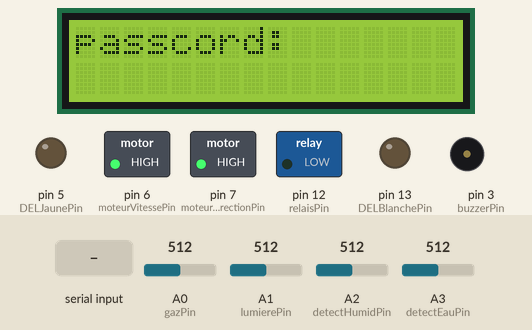
Simulated run of this sketch. Board: Arduino Uno, built with avr-gcc and run on an emulated ATmega328P. On the bench: 16×2 character LCD, switched loads named in the sketch (green lamp = pin HIGH), output pins drawn as LEDs (lit = HIGH), buzzer (waves = sounding, pin HIGH). Inputs (shaded band) come from the test bench; at power-on: A0 (gazPin) = 512, A1 (lumierePin) = 512, A2 (detectHumidPin) = 512, A3 (detectEauPin) = 512. What the sketch prints to the serial monitor is not drawn.

Above: at 1.2 s.
1.3 s: "a,45#" received over Serial
At 2.3 s:
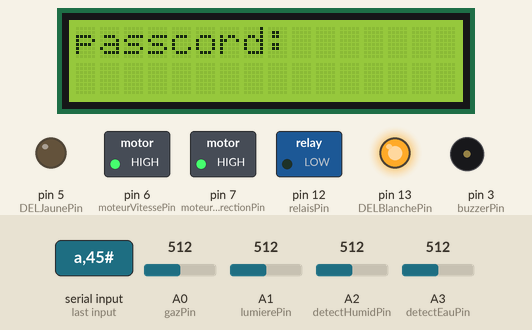
2.8 s: byte 99 ('c') received over Serial
At 3.3 s:
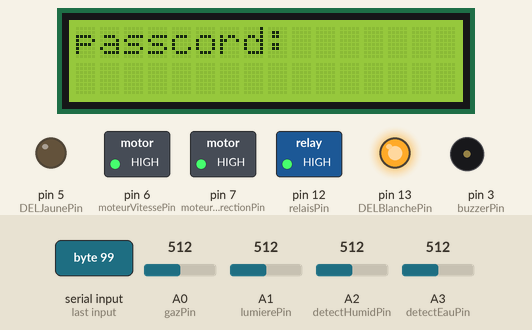
4.3 s: byte 98 ('b') received over Serial
At 5.5 s:
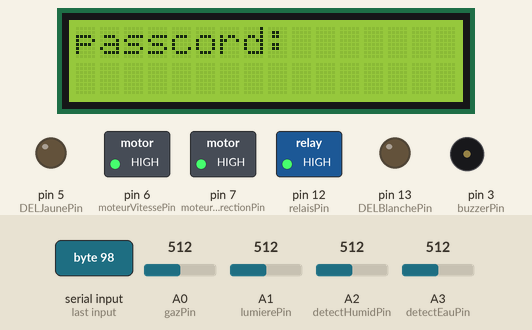
5.8 s: byte 112 ('p') received over Serial
At 7.0 s:
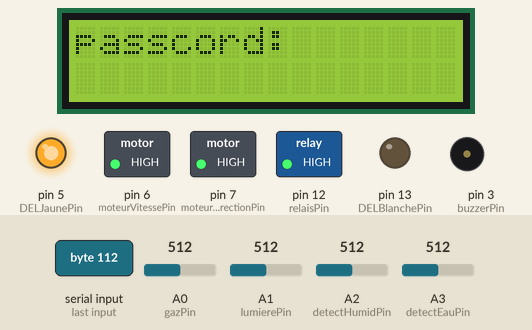
7.3 s: byte 100 ('d') received over Serial
At 7.8 s:
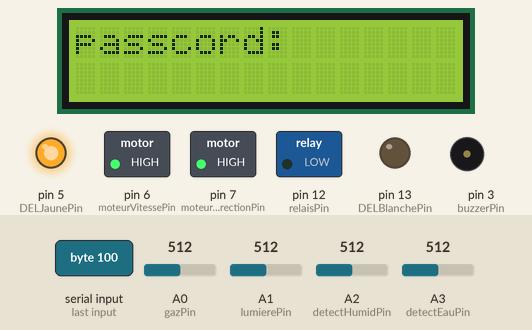
8.8 s: byte 97 ('a') received over Serial
At 10.1 s:
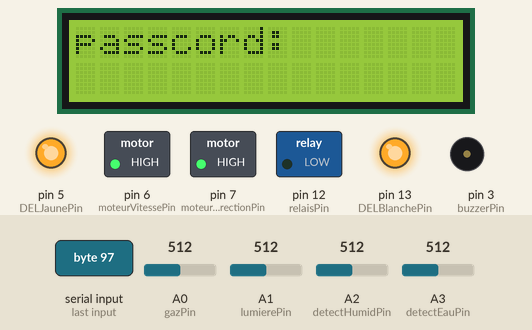
Timing chart, 0 to 11.3 s (numbered marks = the images above; inputs shaded):
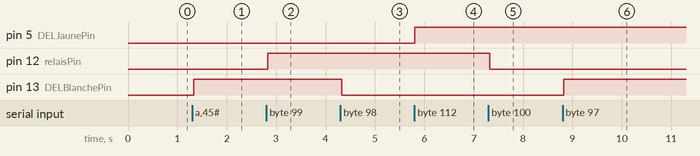

The sketch:

maison.ino
```cpp
/*

  Olivier Nadeau
  Gestion de la maison connectée

  29/08/2023 - Version 1
  05/09/2023 - Version 2
*/

// Librairies
//#include <Servo.h>
//#include <Wire.h>  Maintenant Inclu dans la librairie par defaut
#include <SoftwareSerial.h>
#include <LiquidCrystal_I2C.h>  // Necessaire pour détourbée les communications Bluetooth
// Adresse I2C de l'écran LCD est 0x27, affiche 16 charactères sur 2 ligne
LiquidCrystal_I2C mylcd(0x27, 16, 2);


// Definition des Pin ---
const int moteurDirectionPin = 7;
const int moteurVitessePin = 6;
const int boutonGauchePin = 4;
const int boutonDroitePin = 8;
const int detectMouvPin = 2;
const int buzzerPin = 3;
const int lumierePin = A1;     // Pin analogue ne lecture
const int DELBlanchePin = 13;  // DEL sur le paneau Arduino et la blanche à l'extérieur de la maison
const int detectEauPin = A3;
const int detectHumidPin = A2;  // Détecteur d'humidité dans le sol
const int gazPin = A0;
const int relaisPin = 12;   // Relais devant la maison
const int DELJaunePin = 5;  // DEL près du toit

// ---

// Definition des variables
bool gazBoul = false;
bool solBool = false;
bool boutonDroit;
bool boutonGauche;
const int gazMax = 300;
const int lumiereMax = 300;
const int eauMax = 800;
const int solHumidMax = 50;
const int solHumidMin = 10;

const int version = 2;

String buffer;
int btn1_num;
int btn2_num;
int button1;
int button2;
String fans_char;
int fans_val;
int flag;
int flag2;
int flag3;
int gas;
int infrar;
String led2;
int lumiere;
String pass;
String passwd;
int pluieBool = false;
String reception;
bool lumiereActManuel;

String servo1;
int servo1_angle;
String servo2;
int servo2_angle;

int sol;
int val;
int value_led2;
int eau;

int length;
int tonepin = 3;

// ---

const byte rxPin = 9;
const byte txPin = 10;
SoftwareSerial deuxiemePortSerie(rxPin, txPin);

void setup() {
  Serial.begin(9600);  // Initialiser la console
  Serial.println("Senseurs Maison Keyes Version " + version);
  deuxiemePortSerie.begin(9600);  // Initialiser le port série pour le Bluetooth ou une autre module en série

  mylcd.init();              // Initialiser le paneau LCD
  mylcd.backlight();         // Allumer la DEL du paneau LCD
  mylcd.setCursor(0, 0);     // En informatique, on commence à compter à 0
  mylcd.print("passcord:");  // Afficher sur le LCD "passcord:" sur la première ranger de la première colone

  // Definition des pines en mode sortie ---
  pinMode(moteurDirectionPin, OUTPUT);
  pinMode(moteurVitessePin, OUTPUT);
  digitalWrite(moteurDirectionPin, HIGH);
  digitalWrite(moteurVitessePin, HIGH);

  pinMode(boutonGauchePin, INPUT);
  pinMode(boutonDroitePin, INPUT);
  pinMode(detectMouvPin, INPUT);
  pinMode(buzzerPin, OUTPUT);
  pinMode(gazPin, INPUT);
  pinMode(lumierePin, INPUT);
  pinMode(DELBlanchePin, OUTPUT);
  pinMode(detectEauPin, INPUT);
  pinMode(detectHumidPin, INPUT);

  pinMode(relaisPin, OUTPUT);
  pinMode(DELJaunePin, OUTPUT);
  pinMode(buzzerPin, OUTPUT);

  // ---
}

void loop() {
  lireSenseurs();  // Pour toujours avoir l'état de la maison

  if (deuxiemePortSerie.available() > 0) {
    val = deuxiemePortSerie.read();
    reception = ("2iem port série : ");
  }
  if (Serial.available() > 0)  //serial reads the characters
  {
    val = Serial.read();  //set val to character read by serial    Serial.println(val);//output val character in new lines
    reception = ("Console : ");
  }
  switch (val) {
    case 'a':  // Allumer la DEL blanche
      Serial.println(reception + "DEL blanche allumée");
      digitalWrite(DELBlanchePin, HIGH);
      lumiereActManuel = true;
      break;
    case 'b':  // Éteindre la DEL blanche
      Serial.println(reception + "DEL blanche éteint");
      digitalWrite(DELBlanchePin, LOW);
      lumiereActManuel = false;
      break;
    case 'c':  // Allumer le relais
      Serial.println(reception + "Relais allumé");
      digitalWrite(relaisPin, HIGH);
      break;
    case 'd':  // Éteindre le relais
      Serial.println(reception + "Relais Éteint");
      digitalWrite(relaisPin, LOW);
      break;
    case 'e':
      //music1();
      break;
    case 'f':
      //music2();
      break;
    case 'g':
      //noTone(3);
      break;
    case 'h':  // Output la valeur de lumière
      if (reception = "2iem port série : ") {
        Serial.println(reception + "Valeur de la lumière");
        Serial.println(lumiere);  //output the value of variable light in new lines
      }
      delay(100);
      break;
    case 'i':  // Output la valeur du gas
      if (reception = "2iem port série : ") {
        Serial.println(reception + "Valeur du gas");
        Serial.println(gas);
      }
      delay(100);
      break;
    case 'j':  // Output la valeur du sol
      if (reception = "2iem port série : ") {
        Serial.println(reception + "Valeur du sol");
        Serial.println(sol);
      }
      delay(100);
      break;
    case 'k':  // Output la valeur de l'eau
      if (reception = "2iem port série : ") {
        Serial.println(reception + "Valeur de l'eau");
        Serial.println(eau);
      }
      delay(100);
      break;
    case 'l':
      //servo_9.write(180);
      //delay(500);
      break;
    case 'm':
      //servo_9.write(0);
      //delay(500);
      break;
    case 'n':
      //servo_10.write(180);
      //delay(500);
      break;
    case 'o':
      //servo_10.write(0);
      //delay(500);
      break;
    case 'p':  // Allumer la LED jaune
      digitalWrite(DELJaunePin, HIGH);
      break;
    case 'q':  // Eteindre la LED jaune
      digitalWrite(DELJaunePin, LOW);
      break;
    case 'r':  // Allumer la fan
      digitalWrite(moteurDirectionPin, LOW);
      digitalWrite(moteurVitessePin, HIGH);
      break;
    case 's':  // Eteindre la fan
      digitalWrite(moteurDirectionPin, LOW);
      digitalWrite(moteurVitessePin, LOW);  //fan stops rotating
      break;
    case 't':
      //buffer = Serial.readStringUntil('#');  // Vider le buffer (tampon) du port serie
      // servo1_angle = String(servo1).toInt();
      //servo_9.write(servo1_angle);
      // delay(300);
      break;
    case 'u':
      //buffer = Serial.readStringUntil('#');  // Vider le buffer (tampon) du port serie
      // servo2_angle = String(servo2).toInt();
      // servo_10.write(servo2_angle);  //set the angle of servo connected to digital 10 to servo2_angle
      //delay(300);
      break;
    case 'v':  // Allumer la DEL jaune selon une certaine intensité
      led2 = Serial.readStringUntil('#');
      value_led2 = String(led2).toInt();     // transforme la valeur en int
      analogWrite(DELJaunePin, value_led2);  // Allume la DEL jaune
      break;
    case 'w':  // Allumer le fan selon une certaine intensité
      fans_char = Serial.readStringUntil('#');
      fans_val = String(fans_char).toInt();     // Sauvegarde la valeur
      digitalWrite(moteurDirectionPin, LOW);    // Set la direction de rotation du fan
      analogWrite(moteurVitessePin, fans_val);  // allume le fan à la vitesse choisi
      break;
  }
  val = "";  // Reset la val
}

// Lire Sensor
void lireSenseurs() {
  gas = analogRead(gazPin);                           // lis la variable du gas
  if (gas > gazMax && !gazBoul) {                     // si gas est plus grand que gasMax
    Serial.println("Danger : Gaz Élevé");             // Pour débugger sur la console
    deuxiemePortSerie.println("Danger : Gaz Élevé");  // écrire sir le deuxième port série "Danger : Gaz Élevé"
    gazBoul = true;
  } else {
    if (gas <= gazMax) {
      gazBoul = false;
    }
  }

  // ------------ Lumière ------------
  lumiere = analogRead(lumierePin);
  if (!lumiereActManuel) {     // Si la lumière n'a pas été activer manuelement
    if (lumiere < lumiereMax)  // Si la lumière est plus base que la lumière max
    {
      Serial.println("lumière insuffisante");
      infrar = digitalRead(detectMouvPin);  // sauvegarde la valeur du détecteur de mouvement

      if (infrar) {
        digitalWrite(DELBlanchePin, HIGH);  // Allumer la DEL blanche
      } else {
        digitalWrite(DELBlanchePin, LOW);  // Éteindre la DEL blanche
      }

    } else {
      digitalWrite(DELBlanchePin, LOW);  // Éteind la DEL blanche
    }
  }

  // ------------ Eau ------------
  eau = analogRead(detectEauPin);  // sauvegarde la valeur du detecteur d'eau
  if (eau > eauMax) {              // Si eau est plsu grande que la valeur max
    Serial.println("il pleut");
    deuxiemePortSerie.println("rain");  // Doit être en anglais pour le programe sur le telephone
    pluieBool = true;
  } else {
    if (eau <= eauMax) {
      pluieBool = true;
    }
  }

  // ------------ Humidité du sol ------------
  sol = analogRead(detectHumidPin);  // sauvegarde la valeur du détecteur d'humidité du sol
  if (sol > solHumidMax) {           // si sol est plus grand que la valeur de sol max
    Serial.println("sol trop humide");
    deuxiemePortSerie.println("hydroponia ");
    solBool = true;
  } else {
    if (sol <= solHumidMax && sol >= solHumidMin) {
      solBool = false;
    } else {
      if (sol < solHumidMin) {
        // Serial.println("sol trop sec");    // Mis en commantaire pour ne pas spam la consol lors du dev
        solBool = true;
      }
    }
  }
  //door();  //run subroutine
}

void door() {
  boutonGauche = digitalRead(boutonGauchePin);
  boutonDroit = digitalRead(boutonDroitePin);

  if (boutonGauche == 0) {
    delay(10);
    while (boutonGauche == 0) {
      boutonGauche = digitalRead(4);
      btn1_num = btn1_num + 1;
      delay(100);
    }
  }
  if (btn1_num >= 1 && btn1_num < 5) {
    Serial.print(".");
    Serial.print("");
    passwd = String(passwd) + String(".");
    pass = String(pass) + String(".");
    mylcd.setCursor(1 - 1, 2 - 1);
    mylcd.print(pass);
  }
  if (btn1_num >= 5) {
    Serial.print("-");
    passwd = String(passwd) + String("-");
    pass = String(pass) + String("-");
    mylcd.setCursor(1 - 1, 2 - 1);
    mylcd.print(pass);
  }
  if (boutonDroit == 0) {
    delay(10);
    if (boutonDroit == 0) {
      if (passwd == ".--.-.") {
        mylcd.clear();
        mylcd.setCursor(1 - 1, 2 - 1);
        mylcd.print("open!");
        //servo_9.write(100);
        delay(300);
        delay(5000);
        passwd = "";
        pass = "";
        mylcd.clear();
        mylcd.setCursor(1 - 1, 1 - 1);
        mylcd.print("password:");

      } else {
        mylcd.clear();
        mylcd.setCursor(1 - 1, 1 - 1);
        mylcd.print("error!");
        passwd = "";
        pass = "";
        delay(2000);
        mylcd.setCursor(1 - 1, 1 - 1);
        mylcd.print("again");
      }
    }
  }

  infrar = digitalRead(2);
  if (infrar == 0 && (val != 'l' && val != 't')) {
    delay(50);
  }
  if (boutonDroit == 0) {
    delay(10);
    while (boutonDroit == 0) {
      boutonDroit = digitalRead(8);
      btn2_num = btn2_num + 1;
      delay(100);
      if (btn2_num >= 15) {
        tone(3, 532);
        delay(125);
        mylcd.clear();
        mylcd.setCursor(1 - 1, 1 - 1);
        mylcd.print("password:");
        mylcd.setCursor(1 - 1, 1 - 1);
        mylcd.print("wait");
      } else {
        noTone(3);
      }
    }
  }

  btn1_num = 0;
  btn2_num = 0;
}

//PWM control
void pwm_control() {
  switch (val) {
  }
}
```

Measured:
- after the input at 1.3 s, pin 13 (DELBlanchePin): LOW → HIGH at once
- after the input at 2.8 s, pin 12 (relaisPin): LOW → HIGH at once
- after the input at 4.3 s, pin 13 (DELBlanchePin): HIGH → LOW at once
- after the input at 5.8 s, pin 5 (DELJaunePin): LOW → HIGH at once
- after the input at 7.3 s, pin 12 (relaisPin): HIGH → LOW at once
- after the input at 8.8 s, pin 13 (DELBlanchePin): LOW → HIGH at once
